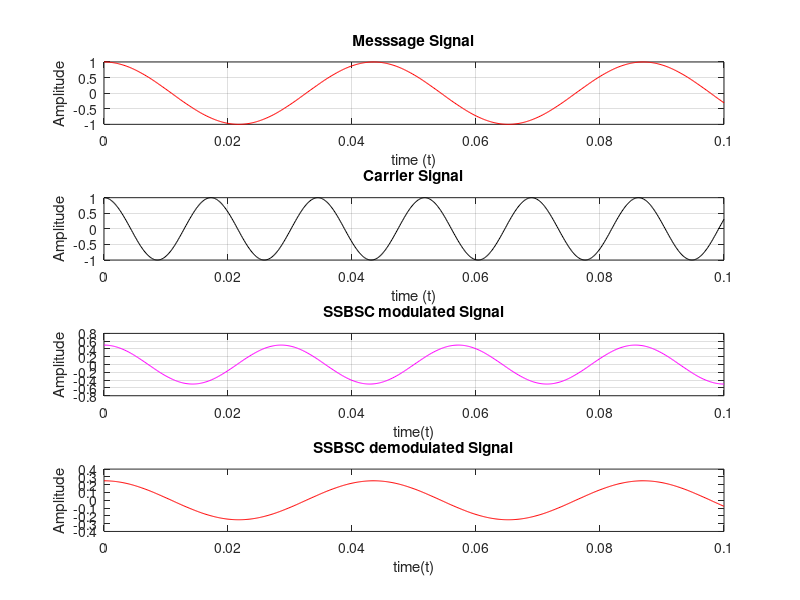

Here is the MATLAB script that generated this plot:
clc;
clear all;
Am=1;Ac=1;
fs=6500;
fm=23; fc=58;
t=((0:0.1*fs)/fs);
m=(Am*cos(2*pi*fm*t));
subplot(4,1,1)
plot(t,m,'r');
title('Messsage Signal');
xlabel('time (t)');
ylabel('Amplitude');
grid on;
c=(Ac*cos(2*pi*fc*t));
subplot(4,1,2);
plot(t,c,'k');
title('Carrier Signal');
xlabel('time (t)');
ylabel('Amplitude');
grid on;
s=((Am*Ac)/2).*cos(2*pi*(fc-fm)*t);
subplot(4, 1, 3); plot(t,s,'m');
xlabel('time(t)')
ylabel('Amplitude')
title('SSBSC modulated Signal'); grid on;
d=((Am*Ac*Ac)/4).*cos(2*pi*(fm)*t);
subplot(4, 1, 4);
plot(t,d,'r');
xlabel('time(t)');
ylabel('Amplitude');
title('SSBSC demodulated Signal');